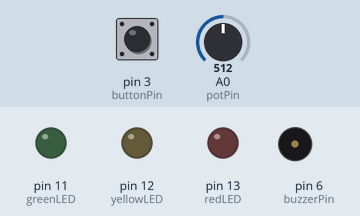
Bench run of a sketch on a simulated Arduino Uno, built with avr-gcc and run on an emulated ATmega328P. Parts: output pins drawn as LEDs (lit = HIGH), buzzer (waves = sounding, pin HIGH). Dashed ring = blinking. The test bench sets the inputs (shaded band); at power-on: pin 3 (buttonPin) HIGH, A0 (potPin) = 512.

Above: at 1.2 s.
1.3 s: pin 3 (buttonPin) pulled LOW for 0.15 s
At 2.0 s:
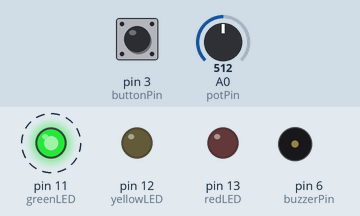
4.3 s: A0 (potPin) set to 122
At 5.21 s:
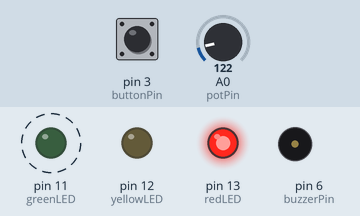
7.3 s: A0 (potPin) set to 306
At 8.3 s:
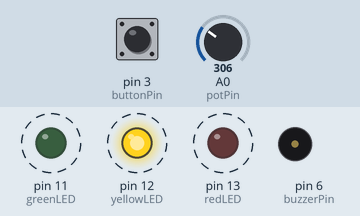
10.3 s: pin 3 (buttonPin) pulled LOW for 1 s
At 10.75 s:
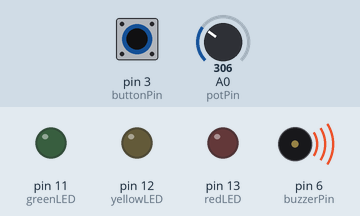
Timing chart, 0 to 13.3 s (numbered marks = the images above; inputs shaded):
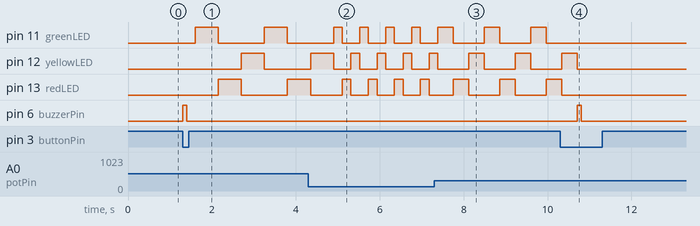

The sketch:

Button_buzzer_potentiometer.ino
```cpp
// LED pin definitions
int redLED    = 13;
int yellowLED = 12;
int greenLED  = 11;

// Button pin
int buttonPin = 3;

// Buzzer pin (Active buzzer)
int buzzerPin = 6;

// Potentiometer pin
int potPin = A0;

// State variables
bool running = false;
bool lastButtonState = HIGH;

void setup() {
  pinMode(redLED, OUTPUT);
  pinMode(yellowLED, OUTPUT);
  pinMode(greenLED, OUTPUT);

  pinMode(buttonPin, INPUT_PULLUP);
  pinMode(buzzerPin, OUTPUT);
}

// Short beep feedback
void beepFeedback() {
  digitalWrite(buzzerPin, HIGH);
  delay(100);
  digitalWrite(buzzerPin, LOW);
}

void loop() {
  // Read button
  bool buttonState = digitalRead(buttonPin);

  // Read potentiometer and map to delay (100ms – 1000ms)
  int potValue = analogRead(potPin);
  int ledDelay = map(potValue, 0, 1023, 100, 1000);

  // Detect button press
  if (lastButtonState == HIGH && buttonState == LOW) {
    beepFeedback();
    running = !running;
    delay(200); // debounce
  }
  lastButtonState = buttonState;

  if (running) {
    digitalWrite(greenLED, HIGH);
    delay(ledDelay);
    digitalWrite(greenLED, LOW);

    digitalWrite(redLED, HIGH);
    delay(ledDelay);
    digitalWrite(redLED, LOW);

    digitalWrite(yellowLED, HIGH);
    delay(ledDelay);
    digitalWrite(yellowLED, LOW);
  } else {
    digitalWrite(greenLED, LOW);
    digitalWrite(redLED, LOW);
    digitalWrite(yellowLED, LOW);
  }
}
```

Measured:
- after the input at 1.3 s, pin 11 (greenLED): alternates HIGH for 0.55 s and LOW for 1.1 s, starting after 0.30 s; pin 12 (yellowLED): LOW → HIGH after 1.4 s, → LOW 0.55 s later; pin 13 (redLED): LOW → HIGH after 0.85 s, → LOW 0.55 s later, → HIGH 1.1 s later; pin 6 (buzzerPin): LOW → HIGH at once, → LOW 0.10 s later
- after the input at 4.3 s, pin 11 (greenLED): alternates HIGH for 0.21 s and LOW for 0.41 s, starting after 0.81 s
- after the input at 7.3 s, pin 11 (greenLED), pin 13 (redLED): alternates HIGH for 0.37 s and LOW for 0.74 s, starting after 0.45 s; pin 12 (yellowLED): alternates HIGH for 0.37 s and LOW for 0.74 s, starting after 0.82 s
- after the input at 10.3 s, pin 11 (greenLED): stops changing and stays LOW; pin 12 (yellowLED): goes on until 10.7 s, then stays LOW; pin 13 (redLED): goes on until 10.3 s, then stays LOW; pin 6 (buzzerPin): LOW → HIGH after 0.41 s, → LOW 0.10 s later
